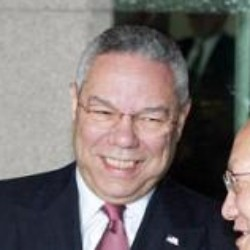
#> input picture reconnaissance_faciale-main/reconnaissance_faciale-main/faces_images/test/0/Colin_Powell_0174.jpg, 250 x 250 px, given as the content of the folder tipe_reconnaissance_faciale/faces_images/train, which was not available
$ python eigenfaces_facial_recognition.py
#> lines starting #> are read from the running program, lines starting #| are printed output that depends on the picture
### reconnaissance_faciale-main/reconnaissance_faciale-main/neural_network.py
import numpy as np
#import nnfs
import os
import cv2
import pickle
import copy


# Dense layer
class Layer_Dense:

    # Layer initialization
    # [48 lines left out: functions __init__, forward, backward, not called in this run]

    # Retrieve layer parameters
    def get_parameters(self):
        return self.weights, self.biases

    # Set weights and biases in a layer instance
    def set_parameters(self, weights, biases):
        self.weights = weights
        self.biases = biases


# Dropout
class Layer_Dropout:

    # Init
    # [21 lines left out: functions __init__, forward, not called in this run]

    # Backward pass
    def backward(self, dvalues):
        # Gradient on values
        self.dinputs = dvalues * self.binary_mask


# Input "layer"
class Layer_Input:

    # Forward pass
    def forward(self, inputs, training):
        self.output = inputs


# ReLU activation
class Activation_ReLU:

    # Forward pass
    # [14 lines left out: functions forward, backward, not called in this run]

    # Calculate predictions for outputs
    def predictions(self, outputs):
        return outputs


# Softmax activation
class Activation_Softmax:

    # Forward pass
    # [31 lines left out: functions forward, backward, not called in this run]

    # Calculate predictions for outputs
    def predictions(self, outputs):
        return np.argmax(outputs, axis=1)


# Adam optimizer
class Optimizer_Adam:

    # Initialize optimizer - set settings
    # [63 lines left out: functions __init__, pre_update_params, update_params, not called in this run]

    # Call once after any parameter updates
    def post_update_params(self):
        self.iterations += 1

# Common loss class
class Loss:

    # Regularization loss calculation
    # [34 lines left out: function regularization_loss, not called in this run]

    # Set/remember trainable layers
    def remember_trainable_layers(self, trainable_layers):
        self.trainable_layers = trainable_layers


    # Calculates the data and regularization losses
    # given model output and ground truth values
    # [31 lines left out: functions calculate, calculate_accumulated, not called in this run]

    # Reset variables for accumulated loss
    def new_pass(self):
        self.accumulated_sum = 0
        self.accumulated_count = 0

# Cross-entropy loss
class Loss_CategoricalCrossentropy(Loss):

    # Forward pass
    # [46 lines left out: functions forward, backward, not called in this run]


# Softmax classifier - combined Softmax activation
# and cross-entropy loss for faster backward step
class Activation_Softmax_Loss_CategoricalCrossentropy():

    # Backward pass
    # [16 lines left out: function backward, not called in this run]

# Common accuracy class
class Accuracy:

    # Calculates an accuracy
    # given predictions and ground truth values
    # [23 lines left out: functions calculate, calculate_accumulated, not called in this run]

    # Reset variables for accumulated accuracy
    def new_pass(self):
        self.accumulated_sum = 0
        self.accumulated_count = 0

# Accuracy calculation for classification model
class Accuracy_Categorical(Accuracy):

    def __init__(self, *, binary=False):
        # Binary mode?
        self.binary = binary

    # No initialization is needed
    def init(self, y):
        pass

    # Compares predictions to the ground truth values
    # [4 lines left out: function compare, not called in this run]

# Model class
class Model:

    # [5 lines left out: function __init__, not called in this run]

    # Add objects to the model
    def add(self, layer):
        self.layers.append(layer)


    # Set loss, optimizer and accuracy
    # [392 lines left out: functions set, finalize, train, evaluate, predict, forward and 7 more, not called in this run]

# Loads a dataset
def load_data(dataset, path):

    # Scan all the directories and create a list of labels
#> called with dataset = 'train', path = 'tipe_reconnaissance_faciale/faces_images'
    labels = os.listdir(os.path.join(path, dataset))

    # Create lists for samples and labels
    X = []
    y = []

    # For each label folder
    for label in labels:
        # And for each image in given folder
        for file in os.listdir(os.path.join(path, dataset, label)):
            # Read the image
            image = cv2.imread(
                        os.path.join(path, dataset, label, file),
                        cv2.IMREAD_GRAYSCALE)
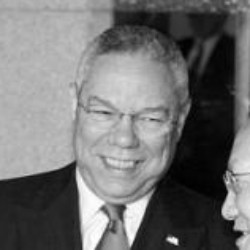
#> image: shape (250, 250); min 0, max 255, mean 112.7

            # And append it and a label to the lists
            if np.array(image).shape == (250, 250):
                X.append(np.array(image))
                y.append(label)
            #else:
                #print(file)

    # Convert the data to proper numpy arrays and return
#> (the run stopped early here; a loop or call above may not have finished)

$ run again, on reconnaissance_faciale-main/reconnaissance_faciale-main/faces_images/test/1/Donald_Rumsfeld_0098.jpg
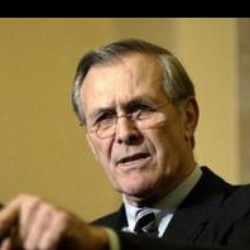
#> input picture reconnaissance_faciale-main/reconnaissance_faciale-main/faces_images/test/1/Donald_Rumsfeld_0098.jpg, 250 x 250 px, given as the content of the folder tipe_reconnaissance_faciale/faces_images/train, which was not available
#> in load_data, `image = cv2.imread( os.path.join(path, dataset, label, file), cv2.IMRE..`:
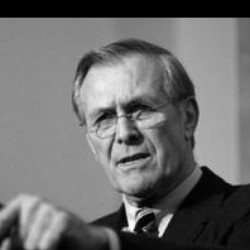
#> image: shape (250, 250); min 0, max 255, mean 109.1

$ run again, on reconnaissance_faciale-main/reconnaissance_faciale-main/faces_images/test/1/Donald_Rumsfeld_0099.jpg
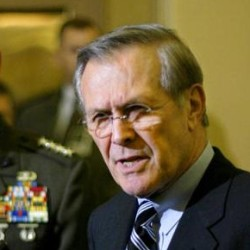
#> input picture reconnaissance_faciale-main/reconnaissance_faciale-main/faces_images/test/1/Donald_Rumsfeld_0099.jpg, 250 x 250 px, given as the content of the folder tipe_reconnaissance_faciale/faces_images/train, which was not available
#> in load_data, `image = cv2.imread( os.path.join(path, dataset, label, file), cv2.IMRE..`:
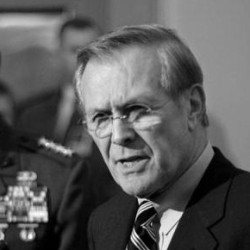
#> image: shape (250, 250); min 0, max 255, mean 90.9
